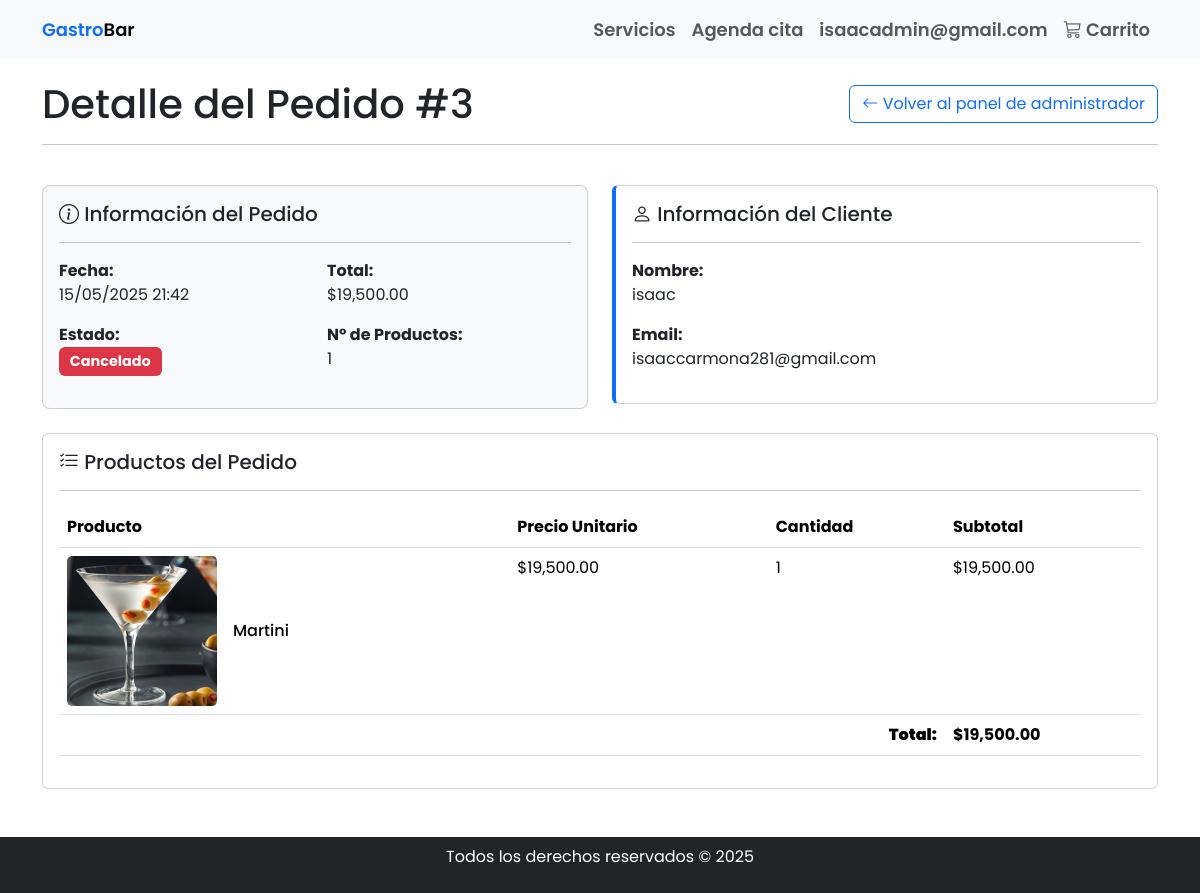
The app's page /detalle_pedido.php?id=3 (signed in) with its own data.
### tables this page shows
CREATE TABLE `pedidos` (
  `id` int(11) NOT NULL AUTO_INCREMENT,
  `cliente_id` int(11) DEFAULT NULL,
  `fecha` datetime DEFAULT current_timestamp(),
  `estado` varchar(20) DEFAULT 'pendiente',
  `total` decimal(10,2) DEFAULT NULL,
  PRIMARY KEY (`id`),
  KEY `cliente_id` (`cliente_id`),
  CONSTRAINT `pedidos_ibfk_1` FOREIGN KEY (`cliente_id`) REFERENCES `clientes` (`id`)
);

CREATE TABLE `clientes` (
  `id` int(11) NOT NULL AUTO_INCREMENT,
  `nombre` varchar(100) NOT NULL,
  `email` varchar(100) NOT NULL,
  `telefono` varchar(20) DEFAULT NULL,
  `contraseña` varchar(255) NOT NULL,
  `tipo_usuario` varchar(255) DEFAULT 'User',
  PRIMARY KEY (`id`),
  UNIQUE KEY `email` (`email`)
);

CREATE TABLE `detalles_pedido` (
  `id` int(11) NOT NULL AUTO_INCREMENT,
  `pedido_id` int(11) DEFAULT NULL,
  `producto_id` int(11) DEFAULT NULL,
  `cantidad` int(11) NOT NULL,
  `precio_unitario` decimal(10,2) NOT NULL,
  PRIMARY KEY (`id`),
  KEY `pedido_id` (`pedido_id`),
  KEY `producto_id` (`producto_id`),
  CONSTRAINT `detalles_pedido_ibfk_1` FOREIGN KEY (`pedido_id`) REFERENCES `pedidos` (`id`),
  CONSTRAINT `detalles_pedido_ibfk_2` FOREIGN KEY (`producto_id`) REFERENCES `productos` (`id`)
);

CREATE TABLE `productos` (
  `id` int(11) NOT NULL AUTO_INCREMENT,
  `nombre` varchar(100) NOT NULL,
  `descripcion` text DEFAULT NULL,
  `precio` decimal(10,2) NOT NULL,
  `imagen` varchar(255) DEFAULT NULL,
  PRIMARY KEY (`id`)
);

### detalle_pedido.php (the view, shortened to what this page needs)
<?php
include 'conexion.php';
$pedido_id = (int)$_GET['id'];
$sql_pedido = "SELECT p.*, c.nombre as cliente_nombre, c.email as cliente_email
               FROM pedidos p
               JOIN clientes c ON p.cliente_id = c.id
               WHERE p.id = ?";
$stmt_pedido = $conn->prepare($sql_pedido);
$stmt_pedido->bind_param("i", $pedido_id);
$stmt_pedido->execute();
$result_pedido = $stmt_pedido->get_result();
$pedido = $result_pedido->fetch_assoc();
$sql_detalles = "SELECT dp.*, pr.nombre as producto_nombre, pr.precio as precio_unitario, pr.imagen as producto_imagen
                 FROM detalles_pedido dp
                 JOIN productos pr ON dp.producto_id = pr.id
                 WHERE dp.pedido_id = ?";
$stmt_detalles = $conn->prepare($sql_detalles);
$stmt_detalles->bind_param("i", $pedido_id);
$stmt_detalles->execute();
$result_detalles = $stmt_detalles->get_result();
$detalles = [];
if ($result_detalles) {
    $detalles = $result_detalles->fetch_all(MYSQLI_ASSOC);
}
$total_pedido = 0;
foreach($detalles as $detalle) {
    $total_pedido += $detalle['precio_unitario'] * $detalle['cantidad'];
}
?>
<!DOCTYPE html>
<html lang="es">
<head>
    <link rel="stylesheet" href="https://cdn.jsdelivr.net/npm/bootstrap@5.3.3/dist/css/bootstrap.min.css">
    <link rel="stylesheet" href="https://cdn.jsdelivr.net/npm/bootstrap-icons@1.11.3/font/bootstrap-icons.min.css">
    <link rel="stylesheet" href="style.css">
</head>
<body>
    <nav class="navbar navbar-expand-lg navbar-light bg-light fixed-top">
        <div class="container">
            <a href="index.php" class="navbar-brand">
                <span class="text-primary">Gastro</span>Bar
            </a>
            <div class="collapse navbar-collapse" id="navbar-star">
                <ul class="navbar-nav ms-auto mb-2 mb-lg-0">
                    <li class="nav-item">
                        <a class="nav-link" href="index.php#services">Servicios</a>
                    </li>
                    <li class="nav-item">
                        <a class="nav-link" href="agendacita.html">Agenda cita</a>
                    </li>
                    <li class="nav-item">
                        <a class="nav-link" href="perfil.php"><?= htmlspecialchars($_SESSION['usuario'] ?? 'Usuario') ?></a>
                    </li>
                    <li class="nav-item">
                        <a class="nav-link" href="carrito.php">
                            <i class="bi bi-cart3"></i> Carrito
                        </a>
                    </li>
                </ul>
            </div>
        </div>
    </nav>
    <div class="container" style="padding-top: 80px;">
        <div class="row mb-4">
            <div class="col-12">
                <div class="d-flex justify-content-between align-items-center">
                    <h1 class="mb-0">Detalle del Pedido #<?= $pedido_id ?></h1>
                    <a href="admin.php" class="btn btn-outline-primary">
                        <i class="bi bi-arrow-left"></i> Volver al panel de administrador
                    </a>
                </div>
                <hr>
            </div>
        </div>
        <div class="row">
            <div class="col-md-6 mb-4">
                <div class="card order-header">
                    <div class="card-body">
                        <h5 class="card-title"><i class="bi bi-info-circle"></i> Información del Pedido</h5>
                        <hr>
                        <div class="row">
                            <div class="col-md-6">
                                <p><strong>Fecha:</strong><br><?= date('d/m/Y H:i', strtotime($pedido['fecha'])) ?></p>
                                <p><strong>Estado:</strong><br>
                                    <span class="badge bg-<?=
                                        $pedido['estado'] == 'completado' ? 'success' :
                                        ($pedido['estado'] == 'cancelado' ? 'danger' : 'warning')
                                    ?> badge-estado">
                                        <?= ucfirst($pedido['estado']) ?>
                                    </span>
                                </p>
                            </div>
                            <div class="col-md-6">
                                <p><strong>Total:</strong><br>$<?= number_format($pedido['total'], 2) ?></p>
                                <p><strong>N° de Productos:</strong><br><?= count($detalles) ?></p>
                            </div>
                        </div>
                    </div>
                </div>
            </div>
            <div class="col-md-6 mb-4">
                <div class="card info-card">
                    <div class="card-body">
                        <h5 class="card-title"><i class="bi bi-person"></i> Información del Cliente</h5>
                        <hr>
                        <p><strong>Nombre:</strong><br><?= htmlspecialchars($pedido['cliente_nombre']) ?></p>
                        <p><strong>Email:</strong><br><?= htmlspecialchars($pedido['cliente_email']) ?></p>
                    </div>
                </div>
            </div>
        </div>
        <div class="row">
            <div class="col-12">
                <div class="card">
                    <div class="card-body">
                        <h5 class="card-title"><i class="bi bi-list-check"></i> Productos del Pedido</h5>
                        <hr>
                        <div class="table-responsive">
                            <table class="table">
                                <thead>
                                    <tr>
                                        <th>Producto</th>
                                        <th>Precio Unitario</th>
                                        <th>Cantidad</th>
                                        <th>Subtotal</th>
                                    </tr>
                                </thead>
                                <tbody>
                                    <?php foreach($detalles as $detallelle): ?>
                                        <tr>
                                            <td>
                                                <div class="d-flex align-items-center">
                                                    <img src="<?= htmlspecialchars($detalle['producto_imagen']) ?>"
                                                         alt="<?= htmlspecialchars($detalle['producto_nombre']) ?>"
                                                         class="product-img me-3">
                                                    <div>
                                                        <h6 class="mb-0"><?= htmlspecialchars($detalle['producto_nombre']) ?></h6>
                                                    </div>
                                                </div>
                                            </td>
                                            <td>$<?= number_format($detalle['precio_unitario'], 2) ?></td>
                                            <td><?= $detalle['cantidad'] ?></td>
                                            <td>$<?= number_format($detalle['precio_unitario'] * $detalle['cantidad'], 2) ?></td>
                                        </tr>
                                    <?php endforeach; ?>
                                </tbody>
                                <tfoot>
                                    <tr class="total-row">
                                        <td colspan="3" class="text-end"><strong>Total:</strong></td>
                                        <td>$<?= number_format($pedido['total'], 2) ?></td>
                                    </tr>
                                </tfoot>
                            </table>
                        </div>
                    </div>
                </div>
            </div>
        </div>
    </div>
    <footer class="bg-dark p-2 text-center mt-5">
        <div class="container">
            <p class="text-white">Todos los derechos reservados &copy; <?= date('Y') ?></p>
        </div>
    </footer>
</body>
</html>

### style.css (style rules this page uses)
* { font-family: "Poppins", sans-serif; }
.navbar a { font-weight: 600; font-size: 18px; }
.card img { width: 150px; height: 150px; }

### detalle_pedido.php (style rules this page uses)
.product-img { width: 80px; height: 80px; object-fit: cover; border-radius: 5px; }
.order-header { background-color: #f8f9fa; border-radius: 8px; }
.badge-estado { font-size: 0.9rem; padding: 0.5em 0.75em; }
.info-card { border-left: 4px solid #0d6efd; }
.total-row { font-weight: bold; background-color: #f8f9fa; }

### records on screen
pedidos: fecha "15/05/2025 21:42", estado "Cancelado", total "19,500.00", cliente.nombre "isaac", cliente.email "isaaccarmona281@gmail.com"
detalles_pedido: producto.imagen (picture), producto.nombre "Martini", producto.precio "19,500.00", cantidad "1", $detalle['precio_unitario'] * $detalle['cantidad'] "19,500.00"

### other values on screen
$_SESSION['usuario'] "isaacadmin@gmail.com"
$pedido_id "3"
count($detalles) "1"
